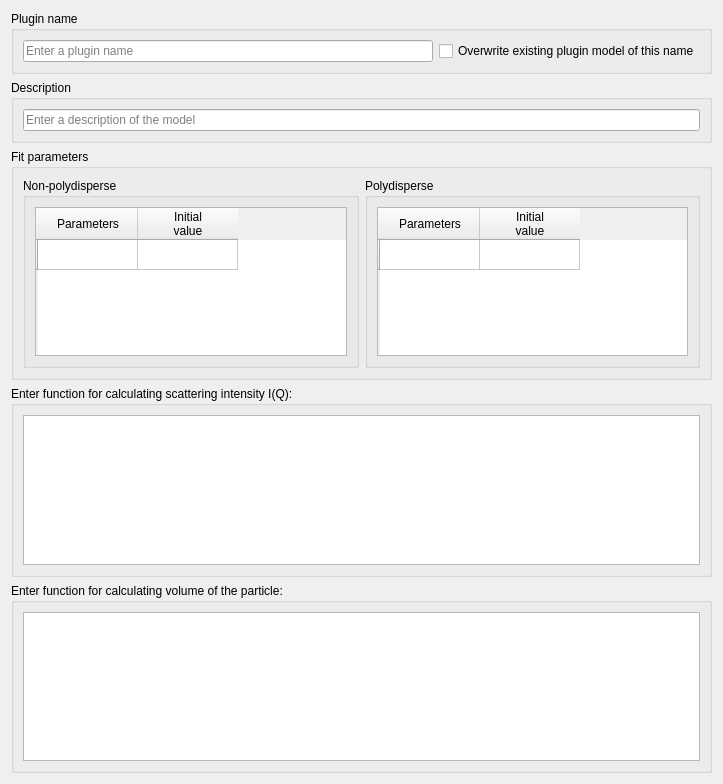
<?xml version="1.0" encoding="UTF-8"?>
<ui version="4.0">
 <class>PluginDefinition</class>
 <widget class="QWidget" name="PluginDefinition">
  <property name="geometry">
   <rect>
    <x>0</x>
    <y>0</y>
    <width>723</width>
    <height>784</height>
   </rect>
  </property>
  <property name="windowTitle">
   <string>Plugin Definition</string>
  </property>
  <layout class="QGridLayout" name="gridLayout_7">
   <item row="2" column="0">
    <widget class="QGroupBox" name="groupBox">
     <property name="title">
      <string>Fit parameters</string>
     </property>
     <layout class="QGridLayout" name="gridLayout_3">
      <item row="0" column="0">
       <widget class="QGroupBox" name="groupBox_3">
        <property name="title">
         <string>Non-polydisperse</string>
        </property>
        <layout class="QGridLayout" name="gridLayout">
         <item row="0" column="0">
          <widget class="QTableWidget" name="tblParams">
           <row>
            <property name="text">
             <string/>
            </property>
           </row>
           <column>
            <property name="text">
             <string>Parameters</string>
            </property>
           </column>
           <column>
            <property name="text">
             <string>Initial
value</string>
            </property>
           </column>
          </widget>
         </item>
        </layout>
       </widget>
      </item>
      <item row="0" column="1">
       <widget class="QGroupBox" name="groupBox_4">
        <property name="title">
         <string>Polydisperse</string>
        </property>
        <layout class="QGridLayout" name="gridLayout_2">
         <item row="0" column="0">
          <widget class="QTableWidget" name="tblParamsPD">
           <row>
            <property name="text">
             <string/>
            </property>
           </row>
           <column>
            <property name="text">
             <string>Parameters</string>
            </property>
           </column>
           <column>
            <property name="text">
             <string>Initial
value</string>
            </property>
           </column>
          </widget>
         </item>
        </layout>
       </widget>
      </item>
     </layout>
    </widget>
   </item>
   <item row="3" column="0">
    <widget class="QGroupBox" name="groupBox_2">
     <property name="title">
      <string>Enter function for calculating scattering intensity I(Q):</string>
     </property>
     <layout class="QGridLayout" name="gridLayout_6">
      <item row="0" column="0">
       <widget class="QTextBrowser" name="txtFunction">
        <property name="cursor" stdset="0">
         <cursorShape>IBeamCursor</cursorShape>
        </property>
        <property name="readOnly">
         <bool>false</bool>
        </property>
        <property name="html">
         <string>&lt;!DOCTYPE HTML PUBLIC &quot;-//W3C//DTD HTML 4.0//EN&quot; &quot;http://www.w3.org/TR/REC-html40/strict.dtd&quot;&gt;
&lt;html&gt;&lt;head&gt;&lt;meta name=&quot;qrichtext&quot; content=&quot;1&quot; /&gt;&lt;meta charset=&quot;utf-8&quot; /&gt;&lt;style type=&quot;text/css&quot;&gt;
p, li { white-space: pre-wrap; }
hr { height: 1px; border-width: 0; }
li.unchecked::marker { content: &quot;\2610&quot;; }
li.checked::marker { content: &quot;\2612&quot;; }
&lt;/style&gt;&lt;/head&gt;&lt;body style=&quot; font-family:'Segoe UI'; font-size:9pt; font-weight:400; font-style:normal;&quot;&gt;
&lt;p style=&quot;-qt-paragraph-type:empty; margin-top:0px; margin-bottom:0px; margin-left:0px; margin-right:0px; -qt-block-indent:0; text-indent:0px; font-family:'MS Shell Dlg 2'; font-size:7.8pt;&quot;&gt;&lt;br /&gt;&lt;/p&gt;&lt;/body&gt;&lt;/html&gt;</string>
        </property>
       </widget>
      </item>
     </layout>
    </widget>
   </item>
   <item row="1" column="0">
    <widget class="QGroupBox" name="groupBox_5">
     <property name="title">
      <string>Description</string>
     </property>
     <layout class="QGridLayout" name="gridLayout_4">
      <item row="0" column="0">
       <widget class="QLineEdit" name="txtDescription">
        <property name="placeholderText">
         <string>Enter a description of the model</string>
        </property>
       </widget>
      </item>
     </layout>
    </widget>
   </item>
   <item row="0" column="0">
    <widget class="QGroupBox" name="groupBox_6">
     <property name="title">
      <string>Plugin name</string>
     </property>
     <layout class="QGridLayout" name="gridLayout_5">
      <item row="0" column="0">
       <widget class="QLineEdit" name="txtName">
        <property name="placeholderText">
         <string>Enter a plugin name</string>
        </property>
       </widget>
      </item>
      <item row="0" column="1">
       <widget class="QCheckBox" name="chkOverwrite">
        <property name="text">
         <string>Overwrite existing plugin model of this name</string>
        </property>
       </widget>
      </item>
     </layout>
    </widget>
   </item>
   <item row="4" column="0">
    <widget class="QGroupBox" name="formFunctionBox">
     <property name="title">
      <string>Enter function for calculating volume of the particle:</string>
     </property>
     <layout class="QGridLayout" name="gridLayout_9">
      <item row="0" column="0">
       <widget class="QTextBrowser" name="txtFormVolumeFunction">
        <property name="cursor" stdset="0">
         <cursorShape>IBeamCursor</cursorShape>
        </property>
        <property name="readOnly">
         <bool>false</bool>
        </property>
       </widget>
      </item>
     </layout>
    </widget>
   </item>
  </layout>
 </widget>
 <tabstops>
  <tabstop>txtName</tabstop>
  <tabstop>chkOverwrite</tabstop>
  <tabstop>txtDescription</tabstop>
  <tabstop>tblParams</tabstop>
  <tabstop>tblParamsPD</tabstop>
  <tabstop>txtFunction</tabstop>
 </tabstops>
 <resources/>
 <connections/>
</ui>
